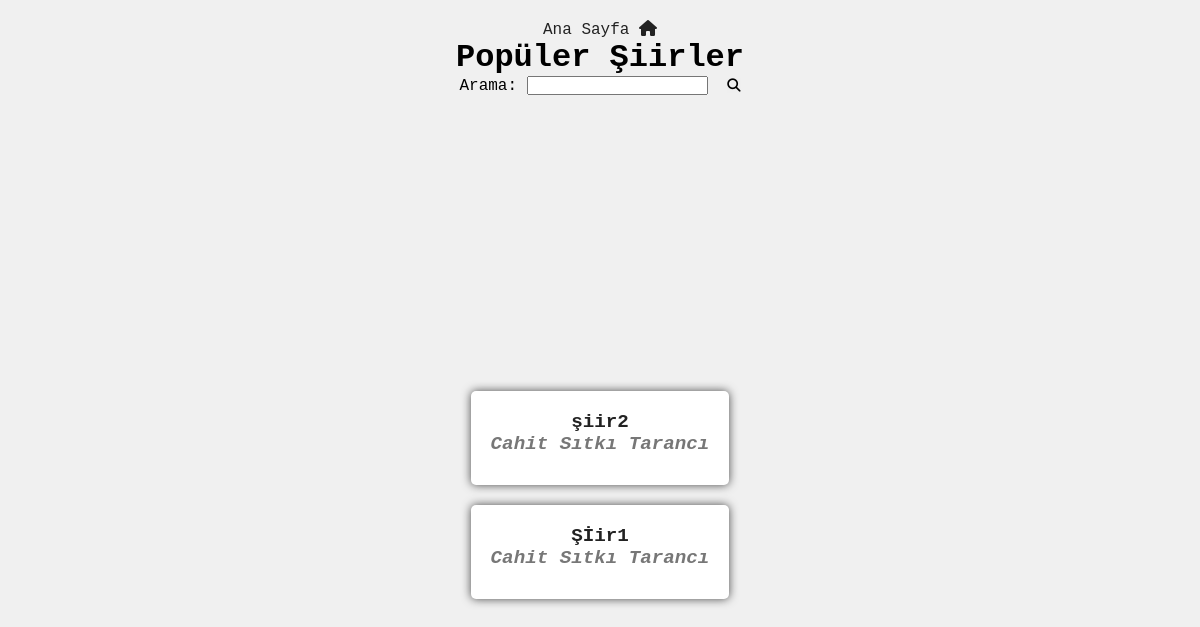
Before: /popularity/ with the older database file.
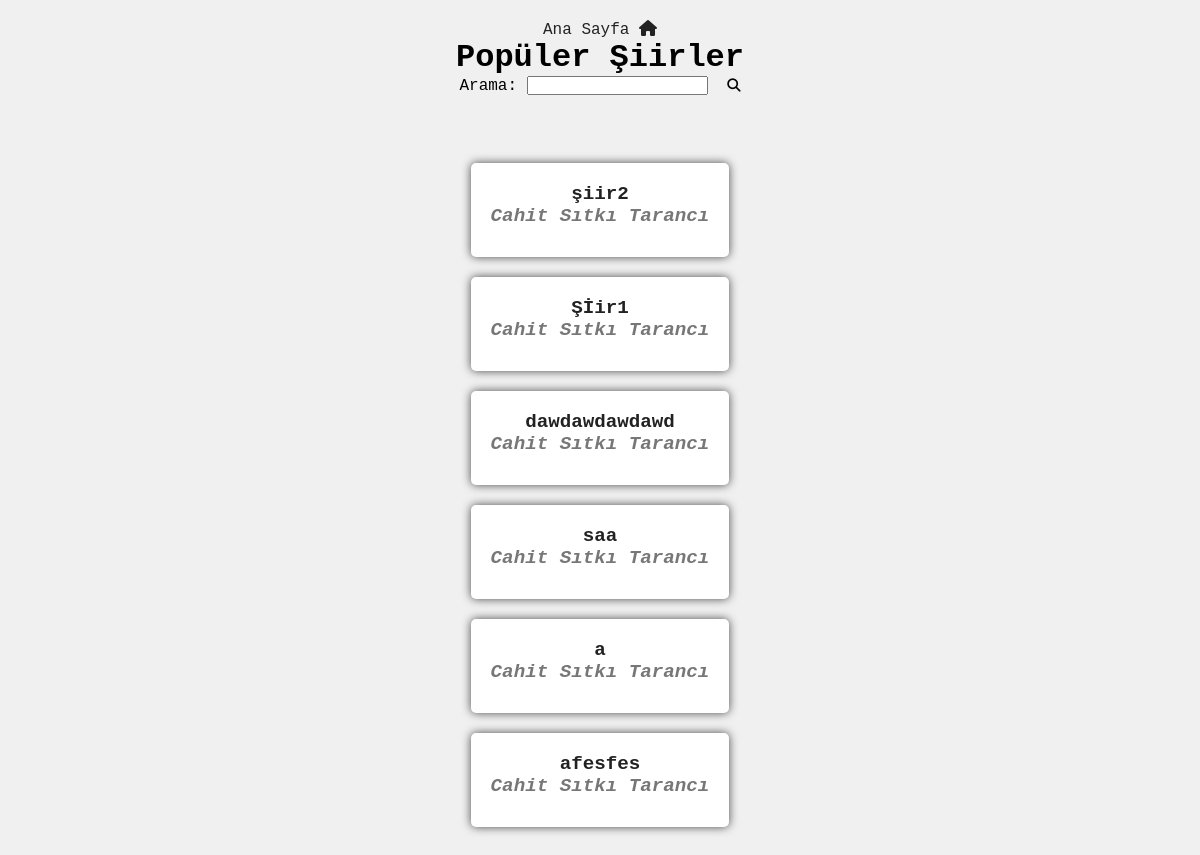
After: the same page with the newer database file.
### poetsShown/models.py (models this page shows, shortened)
class poets_shown(models.Model):
    poetAuthor = models.ForeignKey(poet_author,on_delete=models.CASCADE)
    poetName = models.CharField(max_length=60)
    poetContext = models.TextField(max_length=4000)
    popularity = models.PositiveIntegerField(default=0)

class poet_author(models.Model):
    author = models.CharField(max_length=60)
    def __str__(self):
        return self.author

### poetsShown/views.py (the view, shortened to what this page needs)
# urls.py: path("popularity/",views.popularity,name="popularity")
def popularity(request):
    if request.method == 'GET':
        form = PopularitySearchForm()
        poets = poets_shown.objects.all()
        poets_ordered_popularity = poets.order_by('-popularity')
        return render(request, 'poetsShown/popularity.html',{
            'ordered_poets':poets_ordered_popularity,
            'form':form
        })

### poetsShown/forms.py
class PopularitySearchForm(forms.Form):
    popularityQuery = forms.CharField(label='Arama', max_length=40,
    widget=forms.TextInput(attrs={'autocomplete':'off'}))

### poetsShown/templates/poetsShown/popularity.html (shortened to what this page needs)
{% extends "poetsShown/base.html" %}
{% load static %}
{% block title %}
    <link rel="stylesheet" href="{% static 'poetsShown/css/popularity.css' %}">
{% endblock title %}
{% block body %}
    <a href="{% url 'index' %}" >Ana Sayfa <i class="fa-solid fa-house"></i></a>
    <h1>Popüler Şiirler</h1>
    <div class="form-container">
        <form method="post">
            {{ form }}
            <button type="submit" class="submitBtn"><i class="fa-solid fa-magnifying-glass"></i></button>
        </form>
    </div>
    <div class="container">
        <ul>
            {% for poet in ordered_poets %}
            <li>
                <div class="poetShow">
                    <a href="{% url 'poet_show' pk=poet.id %}" class="poetLink">
                        <div class="poet">{{ poet.poetName }}<br>
                            <div class="poetName">{{poet.poetAuthor}}</div>
                        </div>
                    </a>
                </div>
            </li>
            {% endfor %}
        </ul>
{% endblock body %}

### poetsShown/templates/poetsShown/base.html (shortened to what this page needs)
{% load static %}
<!DOCTYPE html>
<html lang="en">
<head>
    {% block title %}
    {% endblock title %}
</head>
<body>
    {% block body %}
    {% endblock %}
</body>
</html>

### poetsShown/static/poetsShown/css/popularity.css (style rules this page uses)
* { box-sizing: border-box; margin: 0; padding: 0; text-align: center; }
body { font-family: 'Andale Mono', monospace; background-color: #f0f0f0; padding: 20px; }
.container { display: flex; justify-content: center; align-items: center; min-height: 100vh; }
.poet { font-size: 1.2em; font-weight: bold; margin-bottom: 10px; }
.poetShow { background-color: white; border-radius: 5px; box-shadow: 0 0 10px rgba(0, 0, 0, 0.7); margin: 20px; padding: 20px; max-width: 400px; text-align: center; }
a { text-decoration: none; color: #222; }
.poetName { font-style: italic; color: #777; }
ul { list-style-type: none; }
.submitBtn { border: none; height: auto; }
.form-container { display: inline-block; align-items: center; }
.form-container .submitBtn { margin-left: 10px; }

Changed rows visible on the page:
added poets_shown: poetName "dawdawdawdawd", poetAuthor "Cahit Sıtkı Tarancı"
added poets_shown: poetName "saa", poetAuthor "Cahit Sıtkı Tarancı"
added poets_shown: poetName "a", poetAuthor "Cahit Sıtkı Tarancı"
added poets_shown: poetName "afesfes", poetAuthor "Cahit Sıtkı Tarancı"
